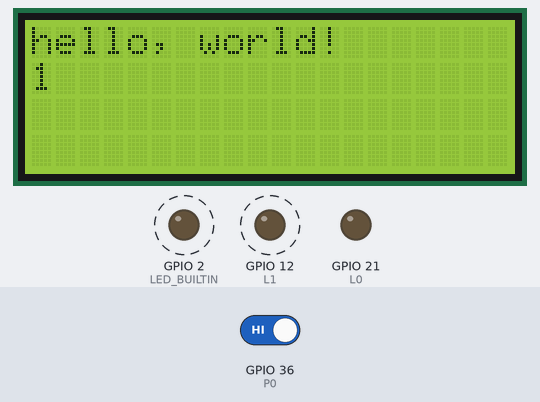
Bench run of a sketch on a simulated ESP32. On the bench: 20×4 character LCD, output pins drawn as LEDs (lit = HIGH). Dashed ring = blinking. The test bench sets the inputs (shaded band); at power-on: GPIO 36 (P0) HIGH.

Above: at 1.6 s.
1.7 s: GPIO 36 (P0) driven LOW
At 2.7 s:
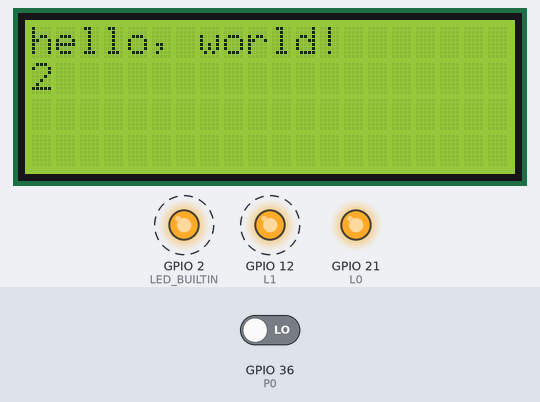
4.5 s: GPIO 36 (P0) driven HIGH
At 8.7 s:
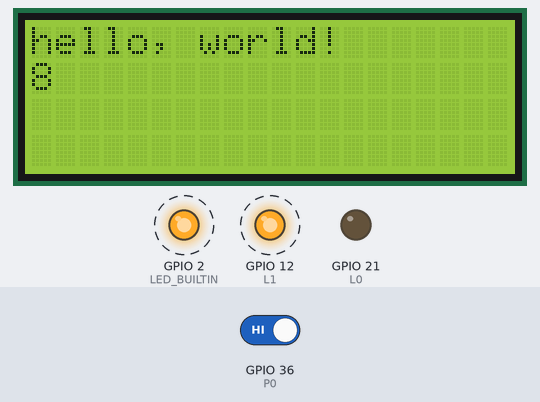
Timing chart, 0 to 13.5 s (numbered marks = the images above; inputs shaded):
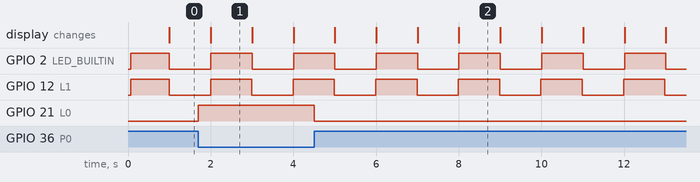

The sketch:

test-carte-esp32-minikit.ino
```cpp
#ifndef ARDUINO_MH_ET_LIVE_ESP32MINIKIT
  #error "Ce croquis doit être compilé pour MH ET LIVE ESP32Minikit"
#endif

// include the library code:
#include <LiquidCrystal.h>

const byte L0 =  21 ;
const byte L1 =  12 ; // TDI


const byte P0 = 36 ;
const byte ENCODER_CLIC = 39 ; // SVN
const byte ENCODER_B = 35 ;
const byte ENCODER_A = 34 ;

// initialize the library by associating any needed LCD interface pin
// with the arduino pin number it is connected to
const byte rs = 22 ;
const byte en = 13 ; // TCK
const byte d4 = 15 ; // TDO
const byte d5 = 14 ; // TMS
const byte d6 = 0 ;
const byte d7 = 33 ;

LiquidCrystal lcd (rs, en, d4, d5, d6, d7) ;

void setup() {
//--- Leds
  pinMode (LED_BUILTIN, OUTPUT) ;
  pinMode (L0, OUTPUT) ;
  pinMode (L1, OUTPUT) ;
//--- Poussoirs
  pinMode (P0, INPUT) ;
  pinMode (ENCODER_CLIC, INPUT) ;
  pinMode (ENCODER_A, INPUT) ;
  pinMode (ENCODER_B, INPUT) ;
 // set up the LCD's number of columns and rows:
  lcd.begin (20, 4) ;
  // Print a message to the LCD.
  lcd.print ("hello, world!");
}

static uint32_t gLedBuiltinBlinkDate ;
static uint32_t gLedL1BlinkDate ;
static uint32_t gDisplayDate ;

void loop() {
  if (gLedBuiltinBlinkDate <= millis ()) {
    gLedBuiltinBlinkDate += 1001 ;
    digitalWrite (LED_BUILTIN, !digitalRead (LED_BUILTIN)) ;
  }
  if (gLedL1BlinkDate <= millis ()) {
    gLedL1BlinkDate += 999 ;
    digitalWrite (L1, !digitalRead (L1)) ;
  }
  digitalWrite (L0, !digitalRead (P0)) ;
 // set the cursor to column 0, line 1
  // (note: line 1 is the second row, since counting begins with 0):
  if (gDisplayDate <= millis ()) {
    gDisplayDate += 500 ;
    lcd.setCursor (0, 1);
    lcd.print (millis() / 1000);
  }
}
```

Measured:
- after the input at 1.7 s, GPIO 21 (L0): LOW → HIGH at once
- after the input at 4.5 s, GPIO 21 (L0): HIGH → LOW at once
- by itself, GPIO 2 (LED_BUILTIN), GPIO 12 (L1): alternates HIGH for 1.0 s and LOW for 1.0 s
